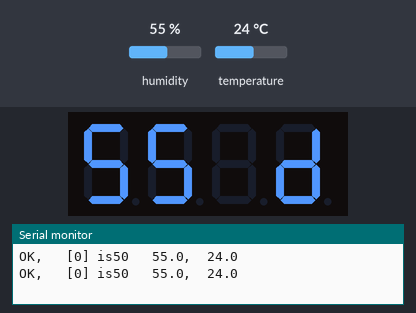
Bench run of a sketch on a simulated SparkFun Pro Micro, built with avr-gcc and run on an emulated ATmega32U4. Parts: 4-digit seven-segment display, the last lines printed to the serial monitor. The test bench sets the inputs (shaded band); at power-on: humidity 55 %, temperature 24 °C.

Above: at 1.8 s.
1.9 s: humidity set to 22 %
At 4.0 s:
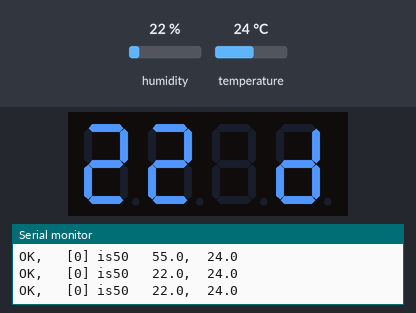
5.7 s: temperature set to 12 °C
At 7.1 s:
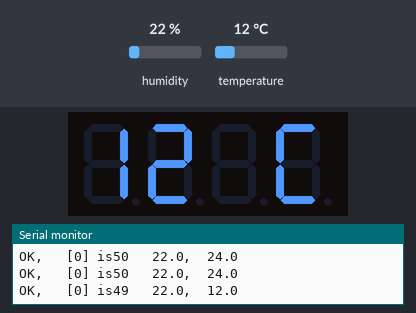
8.8 s: humidity set to 40 %
At 10.2 s:
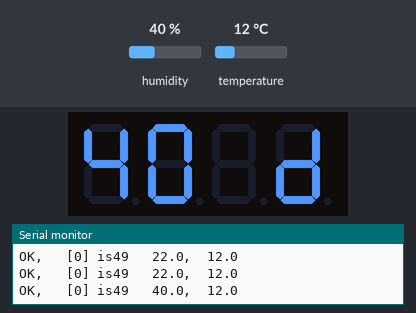
11.9 s: temperature set to 19 °C
At 13.0 s:
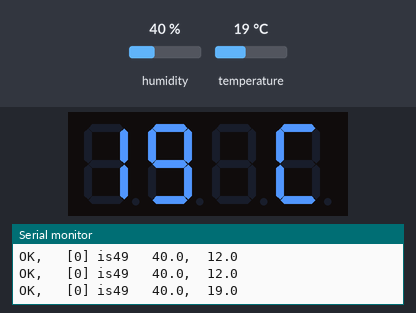
Timing chart, 0 to 14.9 s (numbered marks = the images above; inputs shaded):
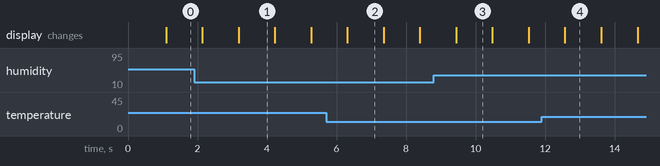

The sketch:

sketch_aug15b.ino
```cpp
#include <TM1637.h>
#define CLK 3//pins definitions for TM1637 and can be changed to other ports
#define DIO 2
TM1637 tm1637(CLK,DIO);
//
#include <dht.h>
dht DHT;
#define DHT11_PIN 15//put the sensor in the digital pin 4

void setup()
{
  tm1637.init();
  tm1637.set(BRIGHT_TYPICAL);
  //
 Serial.begin(9600);
}

int showmode=0;
void loop()
{
// READ DATA
//  Serial.print("DHT11, \t");
 int chk = DHT.read11(DHT11_PIN);
  switch (chk)
  {
    case 0:  Serial.print("OK,\t"); break;
    case -1: Serial.print("Checksum error,\t"); break;
    case -2: Serial.print("Time out error,\t"); break;
    default: Serial.print("Unknown error,\t"); break;
  }
 //humidity and temperature display
 char tempchar[5];char humchar[5];
// int i=5;
 dtostrf(DHT.temperature,2,0,tempchar);
 dtostrf(DHT.humidity,2,0,humchar);
 // DISPLAT DATA
//  for(i=0;i<=5;i++){
//    Serial.print(tempchar[i]);Serial.print(" ");
//  }
  //[0] is 2 %10
  Serial.print(" [0] is");Serial.print((int)tempchar[0]);Serial.print("   ");
  Serial.print(DHT.humidity,1);
  Serial.print(",\t");
  Serial.println(DHT.temperature,1);
  if(showmode==0){
    tm1637.display(0,tempchar[0]-48);
    tm1637.display(1,tempchar[1]-48);
    tm1637.display(3,12);
    showmode=1;
  }else{
    tm1637.display(0,humchar[0]-48);
    tm1637.display(1,humchar[1]-48);
    tm1637.display(3,13);
    showmode=0;
  }
  delay(1000);
}

//
// END OF FILE
//
```

Measured:
- after the input at 1.9 s, the display: first differs from a run without the input after 1.3 s (image 1)
- after the input at 5.7 s, the display: changes after 0.61 s (image 2)
- after the input at 8.8 s, the display: changes after 0.64 s (image 3)
- after the input at 11.9 s, the display: changes after 0.67 s (image 4)
- what the display in image 1 shows lasts 1.0 s, from 3.2 s to 4.2 s
